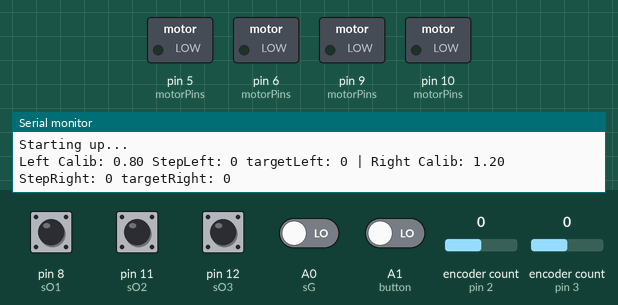
The program below on a simulated Arduino Nano, built with avr-gcc and run on an emulated ATmega328P. Parts: switched loads named in the program (green lamp = pin HIGH), the last lines printed to the serial monitor. Inputs (shaded band) come from the test bench; at power-on: pin 8 (sO1), pin 11 (sO2), pin 12 (sO3) HIGH, A0 (sG), A1 (button) LOW, encoder count (sensors on pin 2, pin 3) 0. Random numbers use the default seed unless the program sets one; EEPROM starts erased.

Above: at 0.1 s.
At 1.2 s:
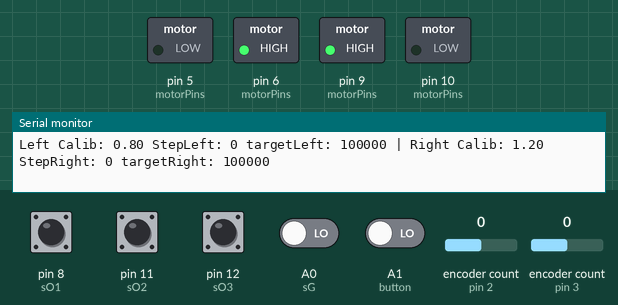
1.3 s: encoder count (sensor on pin 2) set to 1
4.3 s: encoder count (sensor on pin 3) set to 1
7.3 s: encoder count (sensor on pin 2) set to 2
10.3 s: encoder count (sensor on pin 3) set to 0
Timing chart, 0 to 13.3 s (numbered marks = the images above; inputs shaded):
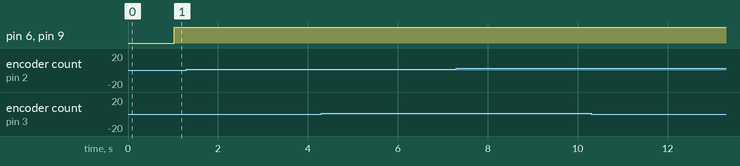

The program:

main.cpp
```cpp
#include <Arduino.h>
#include "main.h"
#include "events.h"
#include "logic.h"

bool started = false; // Başlatma durumu
int commands[4]={1,2,3,4};
int i=1;
void setup() {
    Serial.begin(115200);
    motorControl.initialize();
    sensorControl.initialize();
    mazeControl.initialize();
    motorControl.stopMotors();
    Serial.println("Starting up...");
    started=true;
}

void loop() {
    sensorControl.update();

    if (!started) {
        if (sensorControl.sB==true) {
            started = true;
            Serial.println("Başlatma butonuna basıldı. Robot başlıyor...");
            delay(300); // debounce için
        } else {
            // Bekleme animasyonu/logosu vs. eklenebilir
            return;
        }
    }


    if (motorControl.isCommandCompleted()) {
        delay(1000);
        onCommandCompleted();

    }

    motorControl.updateMotorSpeed();


}
```

events.cpp
```cpp
#include "events.h"
#include "logic.h"

void onCommandCompleted() {
    if (!debug) {
        command = computeNewCommand();
    }else {
        command=5;
    }

    Serial.println(command);
    useCommand(command);

    command = -1;

}

void waitForButton() {
    while (Serial.available() < 1)
    {


        delay(100);
    }
    while (Serial.available() > 0)
    {
        byte dummyread = Serial.read();
    }


}
void onObstacleDetectedWhileMoving() {
    motorControl.stopMotors();
    Serial.println("ENGEL ALGILANDI! Hareket durduruldu.");
    command = -1;
}

void useCommand(int cmd) {
    Serial.println(cmd);
    switch (cmd) {
        case 1:
            motorControl.moveForward();
            updateMaze();
        break;
        case 2:
            motorControl.turnLeft();
        mazeControl.setRobotState({mazeControl.getLeft(), (mazeControl.getRobotState().direction + 3) % 4});
        break;
        case 3:
            motorControl.turnRight();
        mazeControl.setRobotState({mazeControl.getRight(), (mazeControl.getRobotState().direction + 1) % 4});
        break;
        case 4:
            motorControl.turnBack();
        mazeControl.setRobotState({mazeControl.getBack(), (mazeControl.getRobotState().direction + 2) % 4});
        break;
        case 5:
            motorControl.sencron();
            updateMaze();
        break;
        default:
            motorControl.stopMotors();
        break;
    }
    commandStartTime = millis();

}

void updateMaze() {
    mazeControl.updatePosition();
    if (mazeControl.deadEnd==true) {
        mazeControl.markDeadEnd();
    }
    //mazeControl.printMaze();
}
```

events.h
```cpp
#ifndef EVENTS_H
#define EVENTS_H

#include "main.h"

void onCommandCompleted();
void onObstacleDetectedWhileMoving();
void onUseCommand(int cmd);
void onMazeUpdated();

#endif
```

globals.cpp
```cpp
#include "globals.h"
#include "main.h"

// Global nesnelerin tanımı
Motors motorControl;
Sensors sensorControl;
Maze mazeControl;
int command = -1;
unsigned long commandStartTime = 0;

// Motor pinleri
const int M1_IN1 = 6;
const int M1_IN2 = 5;
const int M2_IN1 = 9;
const int M2_IN2 = 10;

// --- Encoder Pinleri ---
const int ENC_LEFT_A = 2;
const int ENC_LEFT_B = 7;
const int ENC_RIGHT_A = 3;
const int ENC_RIGHT_B = 4;

// --- Engel ve çizgi sensör pinleri ---
const int SENSOR_L = 8;
const int SENSOR_F = 11;
const int SENSOR_R = 12;
const int SENSOR_GROUND = A0;
const int SENSOR_LINE = A0;
const bool debug = true;
const int START_BUTTON = A1;
```

globals.h
```cpp
#ifndef GLOBALS_H
#define GLOBALS_H

#include <Encoder.h>

extern const int START_BUTTON;
// Motor pinleri
extern const int M1_IN1;
extern const int M1_IN2;
extern const int M2_IN1;
extern const int M2_IN2;
extern const int motorPins[2][2];

// --- Encoder Nesneleri ---
extern const int ENC_LEFT_A;
extern const int ENC_LEFT_B;
extern const int ENC_RIGHT_A;
extern const int ENC_RIGHT_B;

extern const int SENSOR_L;
extern const int SENSOR_F;
extern const int SENSOR_R;
extern const int SENSOR_GROUND;
extern const int SENSOR_LINE;
extern const bool debug;

// Maze boyutları
#define MAZE_WIDTH 10
#define MAZE_HEIGHT 10

#endif
```

maze.cpp
```cpp
#include "maze.h"
#include "globals.h"
#include <Arduino.h>

Maze::Maze() {

    initialize();
}


// Labirenti başlat
void Maze::initialize() {

    for (int i = 0; i < MAZE_WIDTH; i++) {
        for (int j = 0; j < MAZE_HEIGHT; j++) {
            maze[i][j] = 100; // Varsayılan hücre değeri
        }
    }
    // Robotu başlangıç konumuna yerleştir
    robot.pos.x = MAZE_WIDTH / 2;
    robot.pos.y = MAZE_HEIGHT / 2;
    robot.direction = 0; // Yukarı bakıyor
    maze[robot.pos.x][robot.pos.y]--;
    Maze::deadEnd = false;
}

// Robotun yeni pozisyonunu güncelle
void Maze::updatePosition() {
    Position newPos = getFront();

    if (isValidPosition(newPos)) {
        robot.pos = newPos;
        maze[robot.pos.x][robot.pos.y]--;
    }
}

// Çıkmaz sokakları işaretle
void Maze::markDeadEnd() {
    maze[robot.pos.x][robot.pos.y] = 0;
}

// Labirenti seri porta yazdır
void Maze::printMaze() {
    Serial.println("----- LABİRENT DURUMU -----");
    for (int y = 0; y < MAZE_HEIGHT; y++) {
        for (int x = 0; x < MAZE_WIDTH; x++) {
            if (x == robot.pos.x && y == robot.pos.y) {
                Serial.print("[");
                Serial.print(robot.direction);
                Serial.print("]");
            } else if (maze[x][y] == 0) {
                Serial.print(" X ");
            } else {
                Serial.print(maze[x][y]);
                Serial.print(" ");
            }
        }
        Serial.println();
    }
    Serial.println("--------------------------");
}

// Belirli bir hücrenin değerini döndür
uint8_t Maze::getCellValue(int x, int y) const {
    return isValidPosition({x, y}) ? maze[x][y] : 255;
}

// Belirli bir hücreye değer ata
void Maze::setCellValue(int x, int y, uint8_t value) {
    if (isValidPosition({x, y})) {
        maze[x][y] = value;
    }
}

// Yön doğrultusunda x koordinat değişimi
int Maze::gX(int dir) const {
    static const int dx[4] = {0, 1, 0, -1}; // 0: Yukarı, 1: Sağ, 2: Aşağı, 3: Sol
    return dx[dir % 4];
}

// Yön doğrultusunda y koordinat değişimi
int Maze::gY(int dir) const {
    static const int dy[4] = {-1, 0, 1, 0}; // 0: Yukarı, 1: Sağ, 2: Aşağı, 3: Sol
    return dy[dir % 4];
}

// Ön taraftaki hücrenin konumu
Maze::Position Maze::getFront() const {
    return {robot.pos.x + gX(robot.direction), robot.pos.y + gY(robot.direction)};
}

// Sağ taraftaki hücrenin konumu
Maze::Position Maze::getRight() const {
    return {robot.pos.x + gX((robot.direction + 1) % 4), robot.pos.y + gY((robot.direction + 1) % 4)};
}

// Sol taraftaki hücrenin konumu
Maze::Position Maze::getLeft() const {
    return {robot.pos.x + gX((robot.direction + 3) % 4), robot.pos.y + gY((robot.direction + 3) % 4)};
}

// Arka taraftaki hücrenin konumu
Maze::Position Maze::getBack() const {
    return {robot.pos.x + gX((robot.direction + 2) % 4), robot.pos.y + gY((robot.direction + 2) % 4)};
}

// Robotun mevcut durumunu döndür
Maze::RobotState Maze::getRobotState() const {
    return robot;
}

// Robotun mevcut durumunu ayarla
void Maze::setRobotState(const RobotState &state) {
    robot = state;
}

// Pozisyonun geçerli olup olmadığını kontrol et
bool Maze::isValidPosition(Position pos) const {
    return (pos.x >= 0 && pos.x < MAZE_WIDTH && pos.y >= 0 && pos.y < MAZE_HEIGHT);
}
```

maze.h
```cpp
#ifndef MAZE_H
#define MAZE_H
#include "globals.h"
#include <Arduino.h>

class Maze {
public:

    struct Position {
        int x;
        int y;
    };

    struct RobotState {
        Position pos;
        int direction; // 0: Yukarı, 1: Sağ, 2: Aşağı, 3: Sol
    };

    Maze();

    void initialize();
    void updatePosition();
    void markDeadEnd();
    void printMaze();

    uint8_t getCellValue(int x, int y) const;
    void setCellValue(int x, int y, uint8_t value);

    Position getFront() const;
    Position getRight() const;
    Position getLeft() const;
    Position getBack() const;

    RobotState getRobotState() const;
    void setRobotState(const RobotState &state);
    bool deadEnd;
private:
    uint8_t maze[MAZE_WIDTH][MAZE_HEIGHT];
    RobotState robot;

    int gX(int dir) const;
    int gY(int dir) const;
    bool isValidPosition(Position pos) const;

};

#endif // MAZE_H
```

motors.cpp
```cpp
#include "globals.h"
#include "motors.h"
#include <EEPROM.h>
#include <TimerOne.h>

const int Motors::motorPins[2][2] = {{M1_IN1, M1_IN2}, {M2_IN1, M2_IN2}};
Encoder Motors::knobLeft(ENC_LEFT_A, ENC_LEFT_B);
Encoder Motors::knobRight(ENC_RIGHT_A, ENC_RIGHT_B);

float Motors::KpLeft = 2.5, Motors::KiLeft = 0.02, Motors::KdLeft = 0.1;
float Motors::KpRight = 2.5, Motors::KiRight = 0.02, Motors::KdRight = 0.1;
float Motors::outputLeft = 0, Motors::outputRight = 0;
float Motors::integralLeft = 0, Motors::lastErrorLeft = 0;
float Motors::integralRight = 0, Motors::lastErrorRight = 0;

int Motors::minSpeed = 50;
int Motors::maxSpeed = 150;
const int Motors::defaultMaxSpeed = 150;
const int Motors::turnSpeed = 100;
const int Motors::forwardStep = 2264;
const int Motors::turnStep = 742;

float Motors::leftCalib = 0.80;
float Motors::rightCalib = 1.20;
float Motors::leftCalibIntegral = 0, Motors::leftCalibLastError = 0;
float Motors::rightCalibIntegral = 0, Motors::rightCalibLastError = 0;
float Motors::KpCalib = 0.001, Motors::KiCalib = 0.00001, Motors::KdCalib = 0.0001;

long Motors::targetLeft = 0;
long Motors::targetRight = 0;
long Motors::stepLeft = 0;
long Motors::stepRight = 0;
unsigned long Motors::startTimeLeft = 0;
unsigned long Motors::startTimeRight = 0;
unsigned long Motors::lastUpdateTime = 0;
float Motors::integralMax = 300.0;
int Motors::direction = 0;
bool Motors::commandCompleted = true;
bool Motors::commandLeftCompleted = false;
bool Motors::commandRightCompleted = false;

unsigned long Motors::lastSampleTimeLeft = 0;
unsigned long Motors::lastSampleTimeRight = 0;
long Motors::lastSampleStepLeft = 0;
long Motors::lastSampleStepRight = 0;

void Motors::initialize() {
    // EEPROM'dan kalibrasyon ve PID parametrelerini al, yoksa öntanımlı kalsın
    float temp;
    EEPROM.get(0, temp);
    if (!isnan(temp) && temp >= 0.5f && temp <= 1.5f) leftCalib = temp;
    EEPROM.get(4, temp);
    if (!isnan(temp) && temp >= 0.5f && temp <= 1.5f) rightCalib = temp;

    EEPROM.get(8, temp);
    if (!isnan(temp)) KpLeft = temp;
    EEPROM.get(12, temp);
    if (!isnan(temp)) KiLeft = temp;
    EEPROM.get(16, temp);
    if (!isnan(temp)) KdLeft = temp;
    EEPROM.get(20, temp);
    if (!isnan(temp)) KpRight = temp;
    EEPROM.get(24, temp);
    if (!isnan(temp)) KiRight = temp;
    EEPROM.get(28, temp);
    if (!isnan(temp)) KdRight = temp;

    commandCompleted = commandLeftCompleted = commandRightCompleted = false;
    for (int i = 0; i < 2; i++) {
        pinMode(motorPins[i][0], OUTPUT);
        pinMode(motorPins[i][1], OUTPUT);
    }
    lastUpdateTime = millis();
}

void Motors::savePIDParameters() {
    EEPROM.put(8, KpLeft);
    EEPROM.put(12, KiLeft);
    EEPROM.put(16, KdLeft);
    EEPROM.put(20, KpRight);
    EEPROM.put(24, KiRight);
    EEPROM.put(28, KdRight);
}

void Motors::moveForward() {
    maxSpeed = defaultMaxSpeed;
    setMotorTarget(forwardStep, forwardStep);
}

void Motors::moveBackwards() {
    maxSpeed = turnSpeed;
    setMotorTarget(-forwardStep, -forwardStep);
}

void Motors::turnLeft() {
    maxSpeed = turnSpeed;
    setMotorTarget(-turnStep, turnStep);
}

void Motors::turnRight() {
    maxSpeed = turnSpeed;
    setMotorTarget(turnStep, -turnStep);
}

void Motors::turnBack() {
    setMotorTarget(turnStep * 2, -turnStep * 2);
}

void Motors::setMotorTarget(long leftTarget, long rightTarget) {
    lastSampleTimeLeft = lastSampleTimeRight = millis();
    lastSampleStepLeft = lastSampleStepRight = 0;
    startTimeLeft = startTimeRight = millis();
    knobLeft.write(0);
    knobRight.write(0);
    stepLeft = stepRight = 0;
    targetLeft = leftTarget;
    targetRight = rightTarget;
    commandCompleted = commandLeftCompleted = commandRightCompleted = false;
}

void Motors::stopMotors() {
    stopLeft();
    stopRight();
}

void Motors::stopLeft() {
    analogWrite(motorPins[0][0], 0);
    analogWrite(motorPins[0][1], 0);
    knobLeft.write(0);
    stepLeft = targetLeft = 0;
}

void Motors::stopRight() {
    analogWrite(motorPins[1][0], 0);
    analogWrite(motorPins[1][1], 0);
    knobRight.write(0);
    stepRight = targetRight = 0;
}

void Motors::updateMotorSpeedISR() {
    updateMotorSpeed();
}

void Motors::updateMotorSpeed() {
    stepLeft = knobLeft.read();
    stepRight = -knobRight.read();

    calibrateMotors(stepLeft, stepRight);

    unsigned long now = millis();
    float dt = (now - lastUpdateTime) / 1000.0;
    lastUpdateTime = now;
    if (dt <= 0) dt = 0.001;

    bool leftDone = (targetLeft >= 0) ? (stepLeft >= targetLeft) : (stepLeft <= targetLeft);
    bool rightDone = (targetRight >= 0) ? (stepRight >= targetRight) : (stepRight <= targetRight);

    if (leftDone) {
        commandLeftCompleted = true;
        stopLeft();
    } else {
        float errorLeft = abs(targetLeft) - abs(stepLeft);
        integralLeft += errorLeft * dt;
        integralLeft = constrain(integralLeft, -integralMax, integralMax);
        float derivativeLeft = (errorLeft - lastErrorLeft) / dt;
        lastErrorLeft = errorLeft;
        outputLeft = KpLeft * errorLeft + KiLeft * integralLeft + KdLeft * derivativeLeft;
        if (targetLeft >= 0) {
            analogWrite(motorPins[0][0], constrain(outputLeft * leftCalib, minSpeed, maxSpeed));
            analogWrite(motorPins[0][1], 0);
        } else {
            analogWrite(motorPins[0][0], 0);
            analogWrite(motorPins[0][1], constrain(outputLeft * leftCalib, minSpeed, maxSpeed));
        }
    }

    if (rightDone) {
        commandRightCompleted = true;
        stopRight();
    } else {
        float errorRight = abs(targetRight) - abs(stepRight);
        integralRight += errorRight * dt;
        integralRight = constrain(integralRight, -integralMax, integralMax);
        float derivativeRight = (errorRight - lastErrorRight) / dt;
        lastErrorRight = errorRight;
        outputRight = KpRight * errorRight + KiRight * integralRight + KdRight * derivativeRight;
        if (targetRight >= 0) {
            analogWrite(motorPins[1][0], constrain(outputRight * rightCalib, minSpeed, maxSpeed));
            analogWrite(motorPins[1][1], 0);
        } else {
            analogWrite(motorPins[1][0], 0);
            analogWrite(motorPins[1][1], constrain(outputRight * rightCalib, minSpeed, maxSpeed));
        }
    }

    if (leftDone && rightDone) {
        commandCompleted = true;
        stopMotors();
        saveCalibration();
    }

    if (abs(stepLeft - lastSampleStepLeft) >= 10 && abs(stepRight - lastSampleStepRight) >= 10) {
        lastSampleTimeLeft = now;
        lastSampleStepLeft = stepLeft;
        lastSampleTimeRight = now;
        lastSampleStepRight = stepRight;
    }
}

void Motors::calibrateMotors(long stepLeft, long stepRight) {
    if (stepLeft != 0 && stepRight != 0) {
        unsigned long now = millis();
        float dt = (now - lastUpdateTime) / 1000.0;
        if (dt <= 0) dt = 0.001;

        float ratio = (float)stepLeft / (float)stepRight;
        float error = 1.0f - ratio;

        leftCalibIntegral += error * dt;
        float derivative = (error - leftCalibLastError) / dt;
        leftCalibLastError = error;

        float output = KpCalib * error + KiCalib * leftCalibIntegral + KdCalib * derivative;

        leftCalib = constrain(leftCalib + output, 0.8f, 1.2f);
        rightCalib = constrain(rightCalib - output, 0.8f, 1.2f);
    }

    Serial.print("Left Calib: "); Serial.print(leftCalib);
    Serial.print(" StepLeft: "); Serial.print(stepLeft);
    Serial.print(" targetLeft: "); Serial.print(targetLeft);
    Serial.print(" | Right Calib: "); Serial.print(rightCalib);
    Serial.print(" StepRight: "); Serial.print(stepRight);
    Serial.print(" targetRight: "); Serial.println(targetRight);
}

void Motors::saveCalibration() {
    EEPROM.put(0, leftCalib);
    EEPROM.put(4, rightCalib);
}

void Motors::sencron() {
    maxSpeed = 255;
    setMotorTarget(100000, 100000);
}

bool Motors::isCommandCompleted() {
    return commandCompleted;
}

long Motors::getStepLeft() {
    stepLeft = -knobLeft.read();
    return stepLeft;
}

long Motors::getStepRight() {
    stepRight = knobRight.read();
    return stepRight;
}
```

sensors.cpp
```cpp
#include "globals.h"
#include "main.h"
#include "sensors.h"
#include <Arduino.h>

// Sensör pinleri tanımlamaları
const int Sensors::sO1 = SENSOR_L;
const int Sensors::sO2 = SENSOR_F;
const int Sensors::sO3 = SENSOR_R;
const int Sensors::sG = SENSOR_GROUND;
const int Sensors::lineSensor = SENSOR_LINE;
const int Sensors::button = START_BUTTON;
// Sensör durum değişkenleri
bool Sensors::oL = false;
bool Sensors::oR = false;
bool Sensors::oF = false;
bool Sensors::oG = false;
bool Sensors::sB = false;

void Sensors::initialize() {
    pinMode(sO1, INPUT);
    pinMode(sO2, INPUT);
    pinMode(sO3, INPUT);
    pinMode(sG, INPUT);
    pinMode(lineSensor, INPUT);
    pinMode(button, INPUT);
}

void Sensors::update() {
    oF = !digitalRead(sO2);
    oL = !digitalRead(sO1);
    oR = !digitalRead(sO3);
    oG = digitalRead(sG);
    sB= digitalRead(button);


}

bool Sensors::isObstacleFront() {
    return oF;
}

bool Sensors::isObstacleLeft() {
    return oL;
}

bool Sensors::isObstacleRight() {
    return oR;
}

bool Sensors::isGoalDetected() {
    return oG;
}
```

sensors.h
```cpp
#ifndef SENSORS_H
#define SENSORS_H

#include <Arduino.h>

class Sensors {
public:
    static const int sO1;
    static const int sO2;
    static const int sO3;
    static const int sG;
    static const int lineSensor;
    static const int button;

    static bool oL;
    static bool oR;
    static bool oF;
    static bool oG;
    static bool sB;

    static void initialize();
    static void update();

    static bool isObstacleFront();
    static bool isObstacleLeft();
    static bool isObstacleRight();
    static bool isGoalDetected();
};

#endif // SENSORS_H
```

logic.h
```cpp
#ifndef LOGIC_H
#define LOGIC_H

#include "main.h"

int randomSelectCommand();
int onNewCommandComputed();

#endif
```

Source omitted: motors.h (2375 bytes), pidautotuner.cpp (5233 bytes), pidautotuner.h (2300 bytes), logic.cpp (2621 bytes), main.h (1632 bytes)
